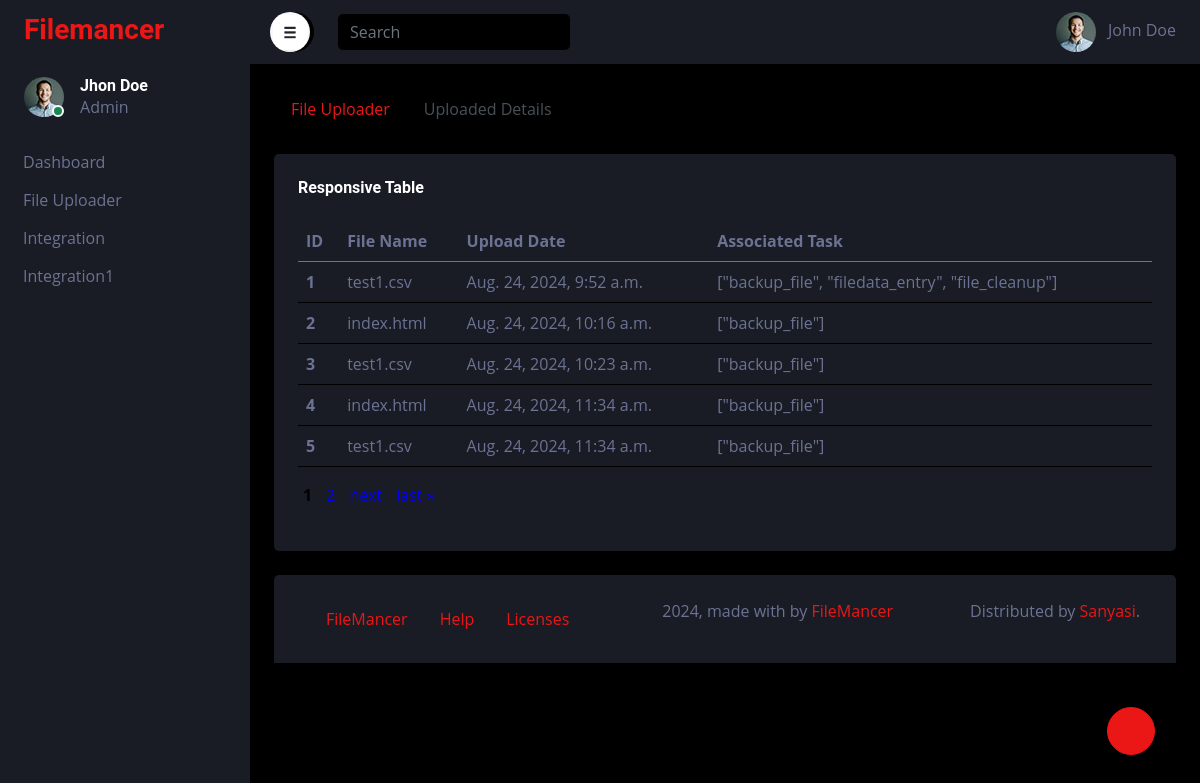
The app's page /file-uploader/file-details/ with its own data.
### filemancer/apps/fileuploader/models.py (models this page shows)
class FileUploadDetail(models.Model):
    file = models.FileField(upload_to='uploads/')
    upload_date = models.DateTimeField(auto_now_add=True)
    selected_tasks = models.JSONField()

### filemancer/apps/fileuploader/views.py (the view)
# urls.py: path('file-details/', views.UploadedFileDetail.as_view(), name='uploaded_file_details'),
class UploadedFileDetail(ListView):
    model = FileUploadDetail
    template_name = 'fileuploader/uploaded-file-detail.html'
    context_object_name = 'file_upload_context'
    paginate_by = 5

### filemancer/apps/fileuploader/templates/fileuploader/uploaded-file-detail.html (shortened to what this page needs)
{% extends 'base.html' %}
{% load static %}
{% block sidebar %}
{% include 'common/sidebar.html' %}
{% endblock %}
{% block navbar %}
{% include 'common/navbar.html' %}
{% endblock %}
{% block content %}
 <div class="container-fluid pt-4 px-4">
    <div class="row g-4">
        <div class="col-sm-12 col-xl-12" >
            <nav>
                <div class="nav nav-tabs" id="nav-tab" >
                    <a href="#" class="nav-link ">File Uploader</a>
                    <a href="#" class="nav-link active">Uploaded Details</a>
                </div>
            </nav>
        </div>
        <div class="col-12">
            <div class="bg-secondary rounded h-100 p-4">
                <h6 class="mb-4">Responsive Table</h6>
                <div class="table-responsive">
                    <table class="table">
                        <thead>
                            <tr>
                                <th scope="col">ID</th>
                                <th scope="col">File Name</th>
                                <th scope="col">Upload Date</th>
                                <th scope="col">Associated Task</th>
                            </tr>
                        </thead>
                        <tbody>
                            {% for detail in file_upload_context %}
                            <tr>
                                <th scope="row">{{detail.id}}</th>
                                <td>{{ detail.file }}</td>
                                <td>{{ detail.upload_date }}</td>
                                <td>{{ detail.selected_tasks }}</td>
                            </tr>
                            {% endfor %}
                        </tbody>
                    </table>
                    <div class="pagination">
                        {% if is_paginated %}
                            <ul>
                                {% for num in page_obj.paginator.page_range %}
                                    {% if page_obj.number == num %}
                                        <li><strong>{{ num }}</strong></li>
                                    {% elif num > page_obj.number|add:-3 and num < page_obj.number|add:3 %}
                                        <li><a href="?page={{ num }}">{{ num }}</a></li>
                                    {% endif %}
                                {% endfor %}
                                {% if page_obj.has_next %}
                                    <li><a href="?page={{ page_obj.next_page_number }}">next</a></li>
                                    <li><a href="?page={{ page_obj.paginator.num_pages }}">last &raquo;</a></li>
                                {% endif %}
                            </ul>
                        {% endif %}
                    </div>
                </div>
            </div>
        </div>
    </div>
</div>
{% endblock %}
{% block footer %}
{% include 'common/footer.html' %}
{% endblock %}

### templates/base.html (shortened to what this page needs)
{% load static %}
<!DOCTYPE html>
<html lang="en">
<head>
    <link href="{% static 'css/bootstrap.min.css' %}" rel="stylesheet">
    <link href="{% static 'css/style.css' %}" rel="stylesheet">
</head>
<body>
    <div class="container-fluid position-relative d-flex p-0">
         {% block sidebar %}
         {% endblock %}
        <div class="content">
            {% block navbar %}
            {% endblock %}
            {% block content %}
            {% endblock %}
            {% block footer %}
            {% endblock %}
        </div>
        <a href="#" class="btn btn-lg btn-primary btn-lg-square back-to-top"></a>
    </div>
</body>
</html>

### templates/common/sidebar.html (shortened to what this page needs)
{% load static %}
<div class="sidebar pe-4 pb-3">
    <nav class="navbar bg-secondary navbar-dark">
        <a href="#" class="navbar-brand mx-4 mb-3">
            <h3 class="text-primary">Filemancer</h3>
        </a>
        <div class="d-flex align-items-center ms-4 mb-4">
            <div class="position-relative">
                <img class="rounded-circle" src="{% static 'img/user.jpg' %}" alt="" style="width: 40px; height: 40px;">
                <div class="bg-success rounded-circle border border-2 border-white position-absolute end-0 bottom-0 p-1"></div>
            </div>
            <div class="ms-3">
                <h6 class="mb-0">Jhon Doe</h6>
                <span>Admin</span>
            </div>
        </div>
        <div class="navbar-nav w-100">
            <a href="#" class="nav-item nav-link"></i>Dashboard</a>
            <div class="nav-item dropdown">
                <a href="#" class="nav-link" data-bs-toggle="dropdown">File Uploader</a>
            </div>
            <div class="nav-item dropdown">
                <a href="#" class="nav-link" data-bs-toggle="dropdown">Integration</a>
            </div>
            <a href="{% url 'integration' %}" class="nav-item nav-link">Integration1</a>
        </div>
    </nav>
</div>

### templates/common/navbar.html (shortened to what this page needs)
{% load static %}
<nav class="navbar navbar-expand bg-secondary navbar-dark sticky-top px-4 py-0">
    <a href="#" class="sidebar-toggler flex-shrink-0">
        <img class="rounded-circle me-lg-2" src="{% static 'img/fa-bars.png' %}" alt="" style="width: 40px; height: 40px;">
    </a>
    <form class="d-none d-md-flex ms-4">
        <input class="form-control bg-dark border-0" type="search" placeholder="Search">
    </form>
    <div class="navbar-nav align-items-center ms-auto">
        <div class="nav-item dropdown">
            <a href="#" class="nav-link " data-bs-toggle="dropdown">
                <img class="rounded-circle me-lg-2" src="{% static 'img/user.jpg' %}" alt="" style="width: 40px; height: 40px;">
                <span class="d-none d-lg-inline-flex">John Doe</span>
            </a>
        </div>
    </div>
</nav>

### templates/common/footer.html
 {% load static %}
 <div class="container-fluid pt-4 px-4">
    <div class="bg-secondary rounded-top p-4">
        <div class="container-fluid d-flex justify-content-between">
            <nav class="pull-left">
            <ul class="nav">
                <li class="nav-item">
                <a class="nav-link" href="#">
                    FileMancer
                </a>
                </li>
                <li class="nav-item">
                <a class="nav-link" href="#"> Help </a>
                </li>
                <li class="nav-item">
                <a class="nav-link" href="#"> Licenses </a>
                </li>
            </ul>
            </nav>
            <div class="copyright">
            2024, made with </i> by
            <a href="#">FileMancer</a>
            </div>
            <div>
            Distributed by
            <a target="_blank" href="#">Sanyasi</a>.
            </div>
        </div>
    </div>
</div>

### static/css/style.css (style rules this page uses)
:root { --primary: #EB1616; --secondary: #191C24; --light: #6C7293; --dark: #000000; }
.back-to-top { position: fixed; display: none; right: 45px; bottom: 45px; z-index: 99; }
.btn { transition: .5s; }
.btn-lg-square { width: 48px; height: 48px; }
.btn-square, .btn-sm-square, .btn-lg-square { padding: 0; display: inline-flex; align-items: center; justify-content: center; font-weight: normal; border-radius: 50px; }
.sidebar { position: fixed; top: 0; left: 0; bottom: 0; width: 250px; height: 100vh; overflow-y: auto; background: var(--secondary); transition: 0.5s; z-index: 999; }
.content { margin-left: 250px; min-height: 100vh; background: var(--dark); transition: 0.5s; }
@media (min-width: 992px) { .sidebar { margin-left: 0; } }
@media (min-width: 992px) { .content { width: calc(100% - 250px); } }
.sidebar .navbar .navbar-nav .nav-link { padding: 7px 20px; color: var(--light); font-weight: 500; border-left: 3px solid var(--secondary); border-radius: 0 30px 30px 0; outline: none; }
.content .navbar .navbar-nav .nav-link { margin-left: 25px; padding: 12px 0; color: var(--light); outline: none; }
.content .navbar .sidebar-toggler, .content .navbar .navbar-nav .nav-link i { width: 40px; height: 40px; display: inline-flex; align-items: center; justify-content: center; background: var(--dark); border-radius: 40px; }

### filemancer/apps/fileuploader/templates/fileuploader/uploaded-file-detail.html (style rules this page uses)
.pagination { text-align: center; margin-bottom: 20px; }
.pagination ul { list-style-type: none; padding: 0; margin: 0; display: inline-block; }
.pagination li { display: inline; margin: 0 5px; }
.pagination a { text-decoration: none; color: blue; }
.pagination strong { font-weight: bold; color: black; }

### records on screen
FileUploadDetail: id "1", file "test1.csv", upload_date "Aug. 24, 2024, 9:52 a.m.", selected_tasks "[\"backup_file\", \"filedata_entry\", \"file_cleanup\"]"
FileUploadDetail: id "2", file "index.html", upload_date "Aug. 24, 2024, 10:16 a.m.", selected_tasks "[\"backup_file\"]"
FileUploadDetail: id "3", file "test1.csv", upload_date "Aug. 24, 2024, 10:23 a.m.", selected_tasks "[\"backup_file\"]"
FileUploadDetail: id "4", file "index.html", upload_date "Aug. 24, 2024, 11:34 a.m.", selected_tasks "[\"backup_file\"]"
FileUploadDetail: id "5", file "test1.csv", upload_date "Aug. 24, 2024, 11:34 a.m.", selected_tasks "[\"backup_file\"]"

### other values on screen
{{ num }} "1"
